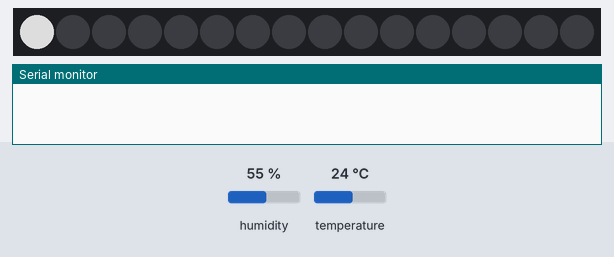
The sketch below on a simulated ESP8266 (NodeMCU). On the bench: 16 RGB LEDs in strip order, left to right, the last lines printed to the serial monitor. Inputs (shaded band) come from the test bench; at power-on: humidity 55 %, temperature 24 °C. Dim RGB values are drawn brighter than linear; WiFi joins after 1.5 s; servers stay silent unless stated.

Above: at 2.9 s.
At 3.9 s:
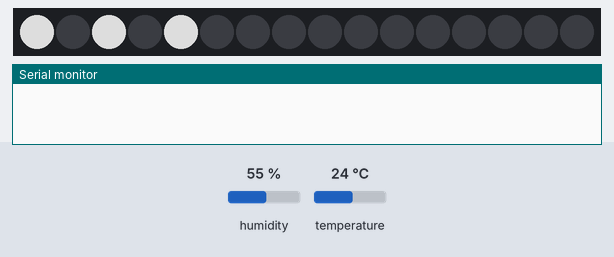
At 5.4 s:
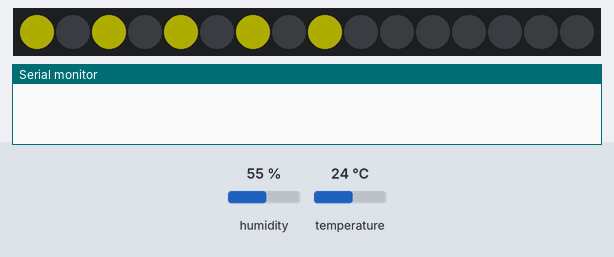
At 17.5 s:
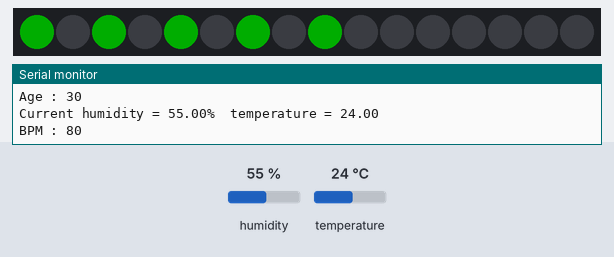
At 25.7 s:
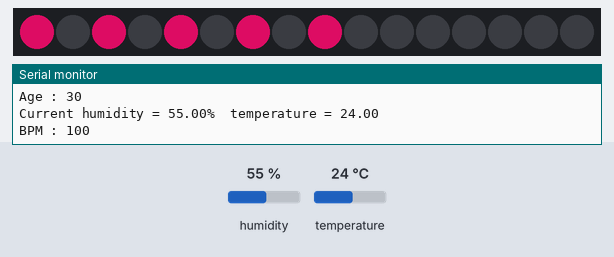
At 35.8 s:
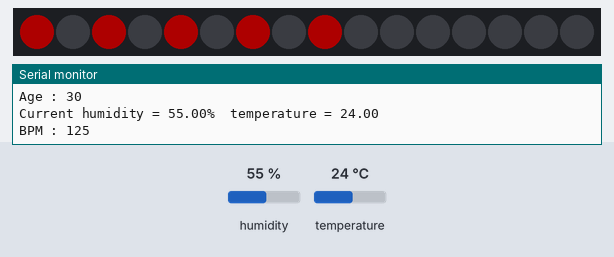

The sketch:

COMBINED-BLYNK_FAKE_.ino
```cpp
//FOR BLYNk
#define BLYNK_PRINT Serial

#include <ESP8266WiFi.h>
#include <BlynkSimpleEsp8266.h>
BlynkTimer timer;

char auth[] = "jTh4MI3JSkkOuq4W-1Lmo6mNkIqXP8ub";
char ssid[] = "RamadhanTiba";
char pass[] = "abc12345";

int ageSelect;

BLYNK_WRITE(V6) {
  switch (param.asInt())
  {
    case 1: // Item 1
      ageSelect = 1;
      break;
    case 2: // Item 2
      ageSelect = 2;
      break;
    default:
      ageSelect = 0;
  }
}

//FOR DHT
#include "DHT.h"
#define DHTPIN D6
#define DHTTYPE DHT22
DHT dht(DHTPIN, DHTTYPE);


//FOR LED STRIPS
#include <Adafruit_NeoPixel.h>
#define PIN D7
#define NUMPIXELS 16
Adafruit_NeoPixel pixels(NUMPIXELS, PIN, NEO_GRB + NEO_KHZ800);
#define DELAYVAL 500
bool memoryled = true;

int age;
int myBPM = 55;

void sendSensor()
{
  float h = dht.readHumidity();
  float t = dht.readTemperature();
  Serial.print("Age : ");
  Serial.println(age);
  Serial.print("Current humidity = ");
  Serial.print(h);
  Serial.print("%  ");
  Serial.print("temperature = ");
  Serial.println(t);
  Serial.print("BPM : ");
  Serial.println(myBPM);
  Blynk.virtualWrite(V0, t);
  Blynk.virtualWrite(V1, h);
  Blynk.virtualWrite(V3, myBPM);

}

void colorwipe(int x, int y, int z) {
  pixels.clear();
  pixels.setPixelColor(0, pixels.Color(x, y, z));
  //  pixels.setPixelColor(1, pixels.Color(x, y, z));
  pixels.setPixelColor(2, pixels.Color(x, y, z));
  //  pixels.setPixelColor(3, pixels.Color(x, y, z));
  pixels.setPixelColor(4, pixels.Color(x, y, z));
  //  pixels.setPixelColor(5, pixels.Color(x, y, z));
  pixels.setPixelColor(6, pixels.Color(x, y, z));
  //  pixels.setPixelColor(7, pixels.Color(x, y, z));
  pixels.setPixelColor(8, pixels.Color(x, y, z));
  //  pixels.setPixelColor(9, pixels.Color(x, y, z));
  pixels.show();
  delay(2000);
}

void setup() {

  Serial.begin(9600);

  dht.begin();
  pixels.begin();

  Blynk.begin(auth, ssid, pass);
  timer.setInterval(1000L, sendSensor);

}


void loop() {

  //DHT
  float h = dht.readHumidity();
  float t = dht.readTemperature();

  //START
  if (memoryled) {
    pixels.clear();
    pixels.show();
    delay(1000);

    for (int i = 0; i < NUMPIXELS && memoryled; i += 2) {

      pixels.setPixelColor(i, pixels.Color(150, 150, 150));

      pixels.show();   // Send the updated pixel colors to the hardware.

      delay(DELAYVAL); // Pause before next pass through loop

      if (i >= 8)
        memoryled = false;
    }

  }

  if (ageSelect == 1)
    age = 18;
  else if (ageSelect == 2)
    age = 26;
  else
    age = 30;

  int highTemp = 38;
  int lowTemp = 35;

  if (myBPM > 160)
    myBPM = 55;

  if (myBPM > 100 && myBPM < 130)
    colorwipe(150, 8, 67);

  else if (myBPM >= 130)
    colorwipe(50, 0, 0);

  else if (myBPM > 100 && t >= highTemp) {
    //red
    colorwipe(50, 0, 0);
  }

  else if (myBPM >= 55 && myBPM <= 80 || t > lowTemp && t < highTemp) {
    //yellow
    colorwipe(50, 50, 0);
  }

  else {
    //green
    colorwipe(0, 50, 0);
  }

  delay(20);

  Blynk.run();
  timer.run();

  myBPM += 5;


}
```

Measured:
- what the display in image 2 shows lasts 12.2 s, from 5.3 s to 17.5 s
- what the display in image 3 shows lasts 8.1 s, from 17.5 s to 25.6 s
- what the display in image 4 shows lasts 10.2 s, from 25.6 s to 35.8 s
